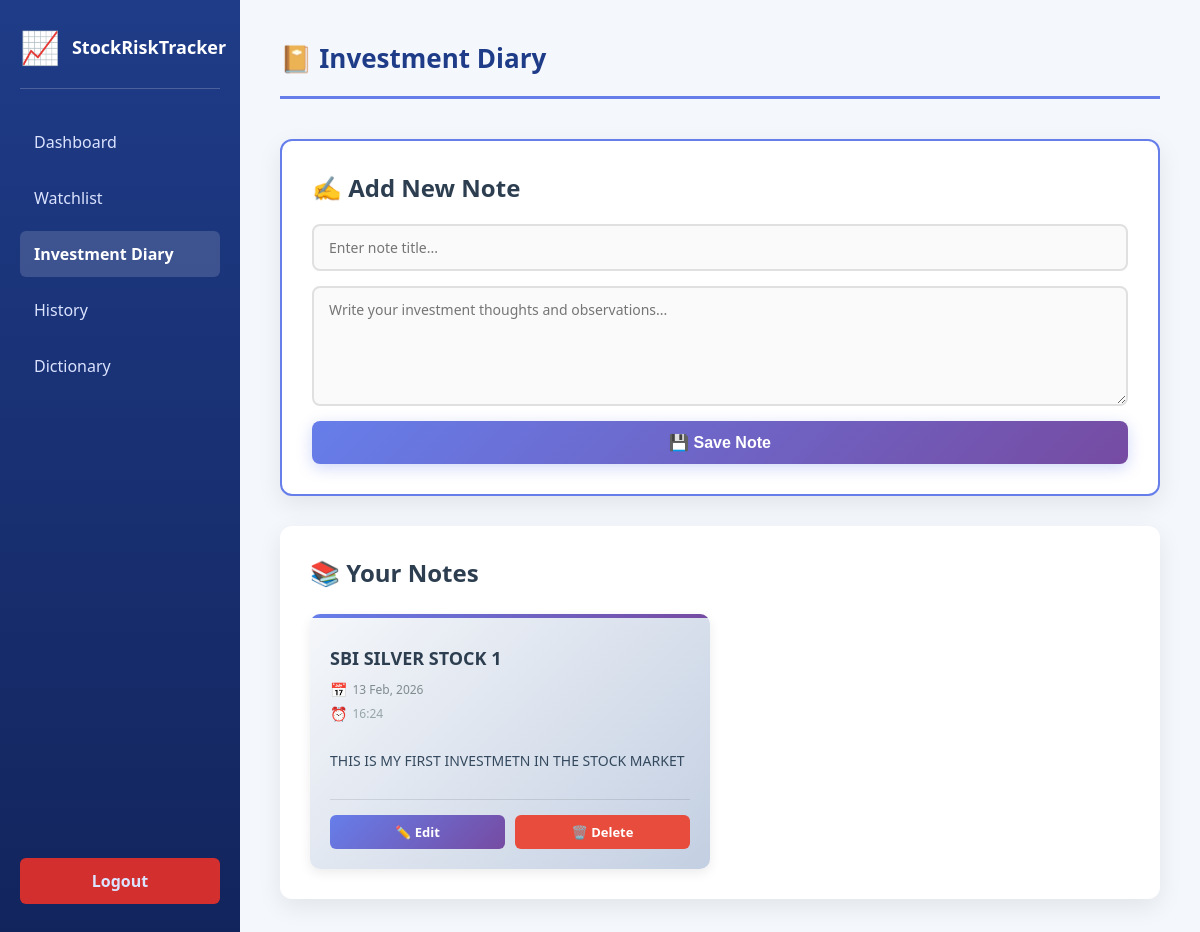
/tracker/investment_diary/ (signed in), run on the app's committed database.
### tracker/models.py (models this page shows, shortened)
class DiaryNote(models.Model):
    user = models.ForeignKey(User, on_delete=models.CASCADE)
    title = models.CharField(max_length=100)
    content = models.TextField()
    created_at = models.DateTimeField(auto_now_add=True)

### tracker/views.py (the view)
# urls.py: path('investment_diary/', views.investment_diary, name='investment_diary'),
@login_required
def investment_diary(request):
    notes = DiaryNote.objects.filter(user=request.user).order_by('-created_at')
    return render(request, 'investment_diary.html', {'notes': notes})

### templates/investment_diary.html (shortened to what this page needs)
<!DOCTYPE html>
<html lang="en">
<head>
    {% load static %}
    <link rel="stylesheet" href="{% static 'css/investment_diary.css' %}">
</head>
<body>
<div class="container">
    <div class="sidebar">
        <div class="logo-section">
            <div class="logo">📈</div>
            <h2>StockRiskTracker</h2>
        </div>
        <a href="{% url 'dashboard' %}">Dashboard</a>
        <a href="{% url 'watchlist' %}">Watchlist</a>
        <a href="{% url 'investment_diary' %}" class="active">Investment Diary</a>
        <a href="{% url 'history' %}">History</a>
        <a href="{% url 'dictionary' %}">Dictionary</a>
        <a href="{% url 'logout' %}" class="logout-btn">Logout</a>
    </div>
    <div class="main">
        <div class="header-top">
            <h1>📔 Investment Diary</h1>
        </div>
        <div class="add-note-card">
            <h2>✍️ Add New Note</h2>
            <form method="POST" action="{% url 'add_note' %}">
                <input type="text" name="title" placeholder="Enter note title..." required>
                <textarea name="content" placeholder="Write your investment thoughts and observations..."></textarea>
                <button type="submit">💾 Save Note</button>
            </form>
        </div>
        <div class="notes-list-card">
            <h2>📚 Your Notes</h2>
            {% if notes %}
                <div class="notes-container">
                    {% for note in notes %}
                        <div class="note">
                            <h3>{{ note.title }}</h3>
                            <div class="note-date">{{ note.created_at|date:"d M, Y" }}</div>
                            <div class="note-time">{{ note.created_at|time:"H:i" }}</div>
                            <p>{{ note.content }}</p>
                            <div class="note-actions">
                                <a href="{% url 'edit_note' note.id %}" class="edit-btn">✏️ Edit</a>
                                <a href="{% url 'delete_note' note.id %}" class="sell-btn">🗑️ Delete</a>
                            </div>
                        </div>
                    {% endfor %}
                </div>
            {% else %}
                <div class="empty-state">
                    <p>No notes yet. Start by adding your first investment thought!</p>
                </div>
            {% endif %}
        </div>
    </div>
</div>
</body>
</html>

### static/css/investment_diary.css (style rules this page uses)
* { box-sizing: border-box; }
body { margin: 0; font-family: "Segoe UI", Tahoma, Geneva, Verdana, sans-serif; background-color: #f4f7fb; color: #333; }
.container { display: flex; height: 100vh; background: #f4f7fb; }
.sidebar { width: 240px; background: linear-gradient(180deg, #1f3c88, #12245c); color: #fff; padding: 25px 20px; display: flex; flex-direction: column; box-shadow: 2px 0 10px rgba(0, 0, 0, 0.2); }
.logo-section { display: flex; flex-direction: row; align-items: center; margin-bottom: 30px; padding-bottom: 20px; border-bottom: 1px solid rgba(255, 255, 255, 0.2); gap: 12px; }
.logo { font-size: 32px; flex-shrink: 0; }
.sidebar h2 { margin: 0; font-size: 18px; text-align: left; }
.sidebar a { display: block; text-decoration: none; color: #dbe3ff; padding: 12px 14px; margin-bottom: 10px; border-radius: 6px; transition: background 0.3s, color 0.3s; }
.sidebar a.active { background-color: rgba(255, 255, 255, 0.15); color: #ffffff; font-weight: bold; }
.logout-btn { margin-top: auto; background-color: #d32f2f; color: #ffffff; text-align: center; font-weight: bold; }
.main { flex: 1; padding: 40px; overflow-y: auto; background: #f4f7fb; }
.header-top { margin-bottom: 40px; padding-bottom: 20px; border-bottom: 3px solid #667eea; }
.header-top h1 { color: #1f3c88; font-size: 26px; margin: 0; font-weight: 700; }
.add-note-card { background: white; border-radius: 12px; padding: 30px; margin-bottom: 30px; box-shadow: 0 8px 24px rgba(0, 0, 0, 0.08); border: 2px solid #667eea; transition: all 0.3s ease; }
.add-note-card h2 { color: #2c3e50; font-size: 24px; margin-top: 0; margin-bottom: 20px; }
.add-note-card form { display: flex; flex-direction: column; gap: 15px; }
.add-note-card input[type="text"], .add-note-card textarea { padding: 12px 15px; border: 2px solid #e0e0e0; border-radius: 8px; font-family: 'Segoe UI', Tahoma, Geneva, Verdana, sans-serif; font-size: 14px; transition: all 0.3s ease; background: #fafafa; }
.add-note-card textarea { resize: vertical; min-height: 120px; font-family: 'Segoe UI', Tahoma, Geneva, Verdana, sans-serif; }
.add-note-card button { padding: 12px 25px; background: linear-gradient(135deg, #667eea, #764ba2); color: white; border: none; border-radius: 8px; font-size: 16px; font-weight: 600; cursor: pointer; transition: all 0.3s ease; box-shadow: 0 4px 15px rgba(102, 126, 234, 0.3); }
.notes-list-card { background: white; border-radius: 12px; padding: 30px; box-shadow: 0 8px 24px rgba(0, 0, 0, 0.08); }
.notes-list-card h2 { color: #2c3e50; font-size: 24px; margin-top: 0; margin-bottom: 25px; }
.notes-container { display: grid; grid-template-columns: repeat(auto-fill, minmax(350px, 1fr)); gap: 20px; }
.note { background: linear-gradient(135deg, #f5f7fa 0%, #c3cfe2 100%); border-radius: 10px; padding: 20px; box-shadow: 0 4px 12px rgba(0, 0, 0, 0.08); transition: all 0.3s ease; position: relative; overflow: hidden; display: flex; flex-direction: column; }
.note::before { content: ''; position: absolute; top: 0; left: 0; width: 100%; height: 4px; background: linear-gradient(90deg, #667eea, #764ba2); }
.note h3 { color: #2c3e50; font-size: 18px; margin: 12px 0 10px 0; font-weight: 700; word-break: break-word; }
.note-date { color: #7f8c8d; font-size: 12px; margin-bottom: 5px; display: flex; align-items: center; gap: 5px; }
.note-date::before { content: '📅'; font-size: 14px; }
.note-time { color: #95a5a6; font-size: 12px; margin-bottom: 15px; display: flex; align-items: center; gap: 5px; }
.note-time::before { content: '⏰'; font-size: 14px; }
.note p { color: #34495e; font-size: 14px; line-height: 1.6; margin: 12px 0; word-break: break-word; max-height: 100px; overflow: hidden; text-overflow: ellipsis; flex-grow: 1; }
.note-actions { display: flex; gap: 10px; margin-top: 15px; padding-top: 15px; border-top: 1px solid rgba(0, 0, 0, 0.1); }
.note-actions a { flex: 1; padding: 8px 12px; border-radius: 6px; text-align: center; text-decoration: none; font-size: 13px; font-weight: 600; transition: all 0.3s ease; cursor: pointer; }
.edit-btn { background: linear-gradient(135deg, #667eea, #764ba2); color: white; }
.sell-btn { background: #e74c3c; color: white; }
@media (max-width: 1200px) { .notes-container { grid-template-columns: repeat(auto-fill, minmax(300px, 1fr)); } }

### data on the page
DiaryNote: title "SBI SILVER STOCK 1", created_at "13 Feb, 2026", created_at "16:24", content "THIS IS MY FIRST INVESTMETN IN THE STOCK MARKET"
